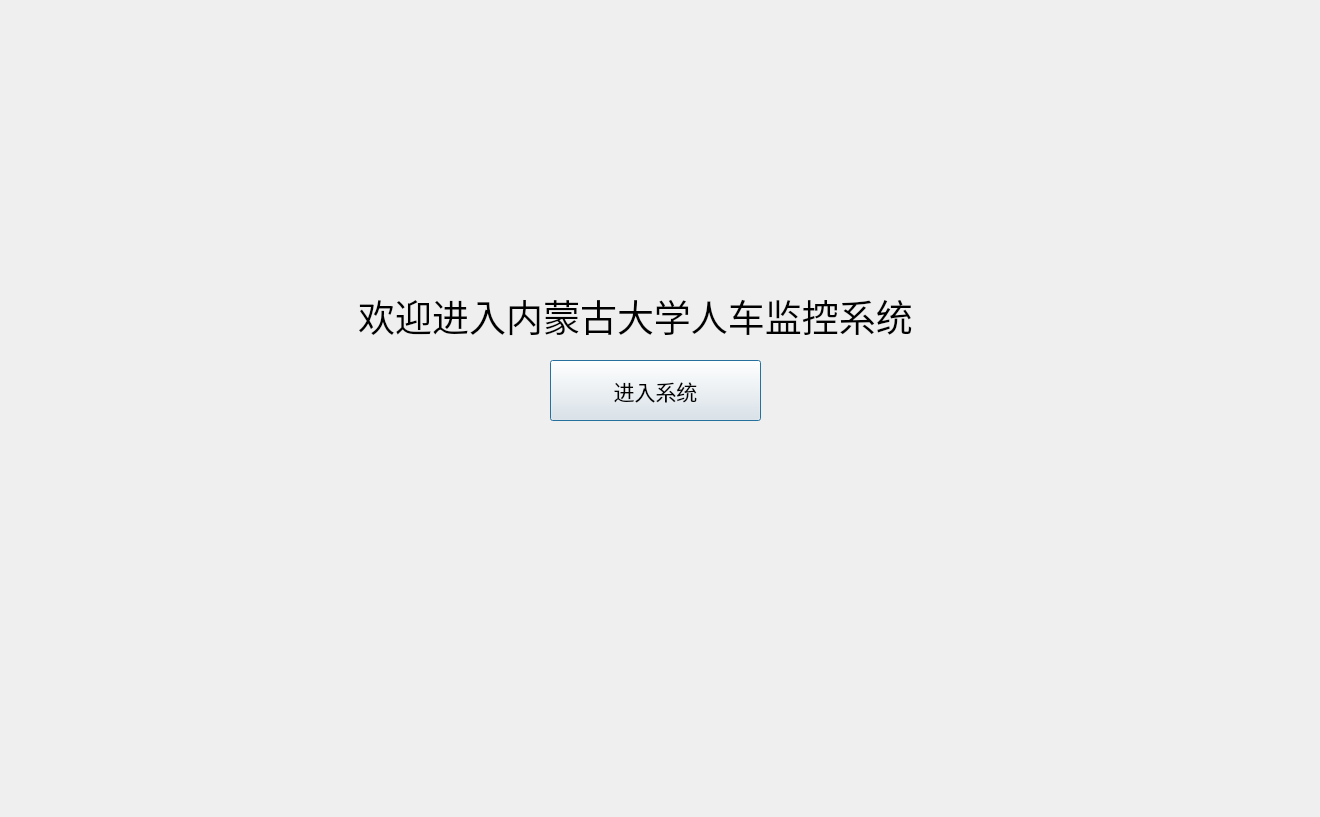
<?xml version="1.0" encoding="UTF-8"?>
<ui version="4.0">
 <class>Dialog</class>
 <widget class="QDialog" name="Dialog">
  <property name="geometry">
   <rect>
    <x>0</x>
    <y>0</y>
    <width>1320</width>
    <height>817</height>
   </rect>
  </property>
  <property name="windowTitle">
   <string>Dialog</string>
  </property>
  <property name="styleSheet">
   <string notr="true"/>
  </property>
  <widget class="QLabel" name="title">
   <property name="geometry">
    <rect>
     <x>110</x>
     <y>240</y>
     <width>1051</width>
     <height>151</height>
    </rect>
   </property>
   <property name="font">
    <font>
     <pointsize>28</pointsize>
    </font>
   </property>
   <property name="text">
    <string>欢迎进入内蒙古大学人车监控系统</string>
   </property>
   <property name="alignment">
    <set>Qt::AlignCenter</set>
   </property>
  </widget>
  <widget class="QPushButton" name="go">
   <property name="geometry">
    <rect>
     <x>550</x>
     <y>360</y>
     <width>211</width>
     <height>61</height>
    </rect>
   </property>
   <property name="font">
    <font>
     <pointsize>16</pointsize>
    </font>
   </property>
   <property name="text">
    <string>进入系统</string>
   </property>
  </widget>
 </widget>
 <resources>
  <include location="../data/resources.qrc"/>
 </resources>
 <connections>
  <connection>
   <sender>go</sender>
   <signal>clicked()</signal>
   <receiver>Dialog</receiver>
   <slot>goin()</slot>
   <hints>
    <hint type="sourcelabel">
     <x>625</x>
     <y>500</y>
    </hint>
    <hint type="destinationlabel">
     <x>659</x>
     <y>408</y>
    </hint>
   </hints>
  </connection>
 </connections>
 <slots>
  <slot>goin()</slot>
 </slots>
</ui>
